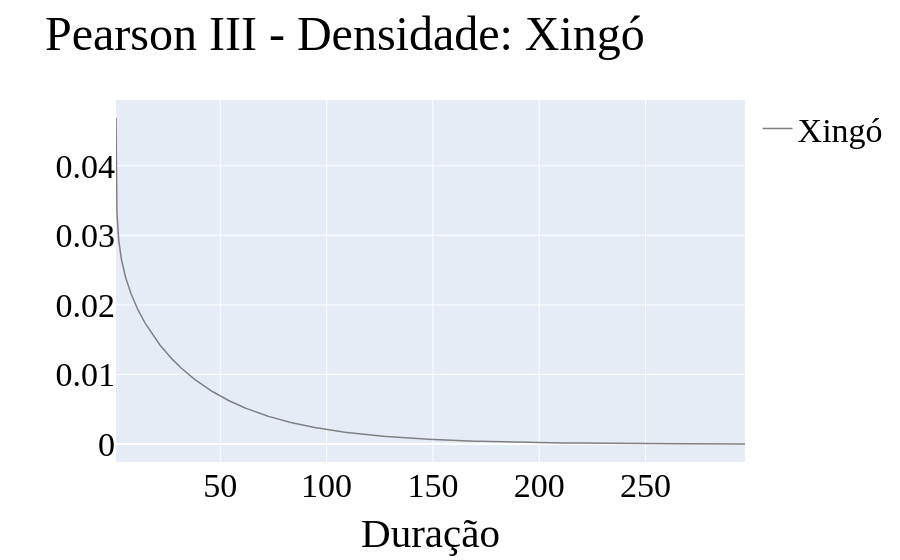
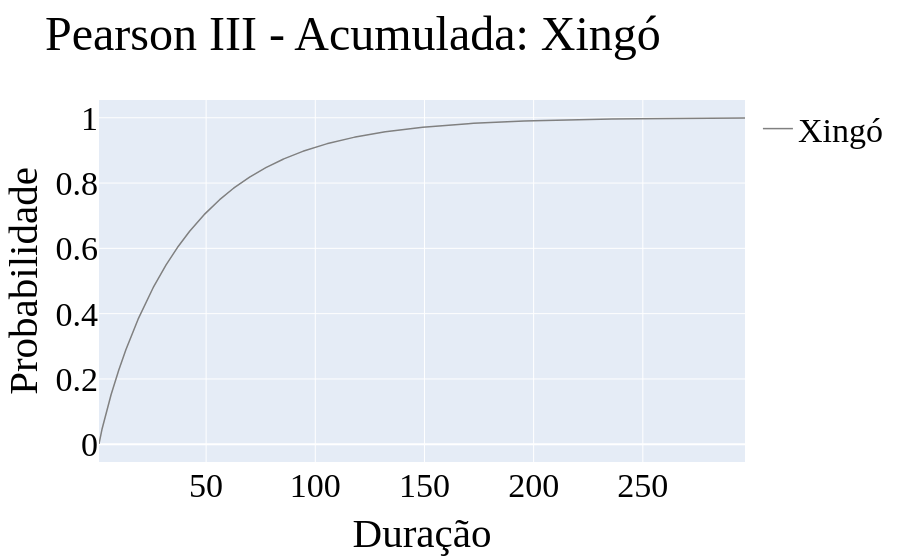

Notebook code cell kept with these figures, in order:
### Markdown cell above
#### 3.2 - Duração ( Pearson III)

### Code cell
#Distribuição densidade-probabilidade
title = 'Xingó'
type_function = 'density'
fig_acum_mml_pearson, data_acum_mmml_pareto = sdp_calibration.plot_distribution(title, type_function, estimador='mml', distribuition='P3', variable='Duration')
py.offline.plot(fig_acum_mml_pearson, filename='gráficos/figura5a_dist_cum_duration_mml.html')
pio.show(fig_acum_mml_pearson)

#Distribuição densidade-probabilidade
title = 'Xingó'
type_function = 'cumulative'
fig_density_mml_pearson, data_density_mmml_pareto = sdp_calibration.plot_distribution(title, type_function, estimador='mml', distribuition='P3', variable='Duration')
py.offline.plot(fig_density_mml_pearson, filename='gráficos/figura5b_dist_density_duration_mml.html')
pio.show(fig_density_mml_pearson)

### Figure 1 — Plotly figure (JSON) as saved in the notebook; plotly's stock layout.template omitted (floating-point values rounded to 4 significant figures; data arrays with more than 128 entries replaced by an {"elided": "..."} marker saying what was removed)
{"data": [{"line": {"color": "rgb(128, 128, 128)", "width": 1.5}, "name": "Xingó", "type": "scatter", "x": {"elided": "999 float values"}, "y": {"elided": "999 float values"}}], "layout": {"font": {"color": "rgb(0,0,0)", "family": "Time New Roman", "size": 34}, "showlegend": true, "title": {"text": "Pearson III - Densidade: Xingó"}, "xaxis": {"title": {"text": "Duração"}}, "yaxis": {"title": {"text": ""}}}}

### Figure 2 — Plotly figure (JSON) as saved in the notebook; plotly's stock layout.template omitted (floating-point values rounded to 4 significant figures; data arrays with more than 128 entries replaced by an {"elided": "..."} marker saying what was removed)
{"data": [{"line": {"color": "rgb(128, 128, 128)", "width": 1.5}, "name": "Xingó", "type": "scatter", "x": {"elided": "999 float values"}, "y": {"elided": "999 float values"}}], "layout": {"font": {"color": "rgb(0,0,0)", "family": "Time New Roman", "size": 34}, "showlegend": true, "title": {"text": "Pearson III - Acumulada: Xingó"}, "xaxis": {"title": {"text": "Duração"}}, "yaxis": {"title": {"text": "Probabilidade"}}}}
